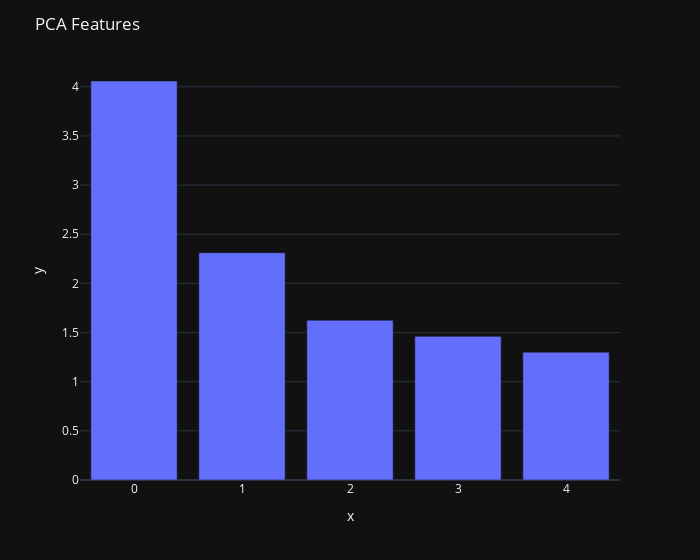

This figure's notebook cell:
### Markdown cell above
<hr style="border:none; height:0.9px;" />

# Dimension Reduction

Reducing the data dimension and noise to cluster targets using KMeans in a later graph.

### Code cell
pca = PCA(n_components=5)
ndf = df.drop(labels='target', axis=1)

pca_df = pca.fit_transform(ndf)

# create range enumerating pca feats
features = range(pca.n_components_)

fig = px.bar(x=features, y=pca.explained_variance_, template='plotly_dark', width=700)
fig.update_layout(title='PCA Features')
fig.show()

### Figure 1 — Plotly figure (JSON) as saved in the notebook; plotly's stock layout.template omitted (floating-point values rounded to 4 significant figures)
{"data": [{"alignmentgroup": "True", "hovertemplate": "x=%{x}<br>y=%{y}<extra></extra>", "legendgroup": "", "marker": {"color": "#636efa", "pattern": {"shape": ""}}, "name": "", "offsetgroup": "", "orientation": "v", "showlegend": false, "textposition": "auto", "type": "bar", "x": [0, 1, 2, 3, 4], "xaxis": "x", "y": [4.059, 2.312, 1.625, 1.461, 1.3], "yaxis": "y"}], "layout": {"barmode": "relative", "legend": {"tracegroupgap": 0}, "margin": {"t": 60}, "title": {"text": "PCA Features"}, "width": 700, "xaxis": {"anchor": "y", "domain": [0, 1], "title": {"text": "x"}}, "yaxis": {"anchor": "x", "domain": [0, 1], "title": {"text": "y"}}}}
